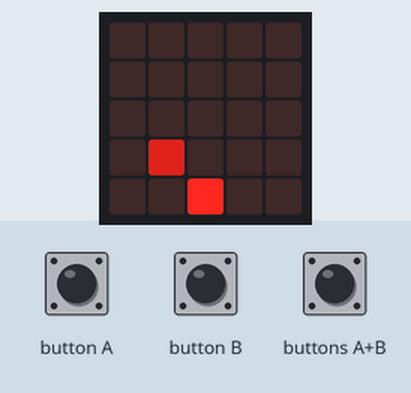
The program below on a simulated BBC micro:bit (MakeCode). On the bench: the board's 5×5 LED display. The inputs (shaded band) are chosen by the test bench. Random numbers come from a fixed seed.

Above: at 1.2 s.
1.3 s: button B pressed for 0.15 s
At 1.9 s:
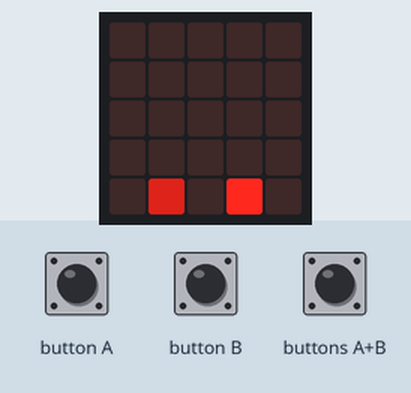
2.0 s: button A pressed for 0.15 s
At 2.5 s:
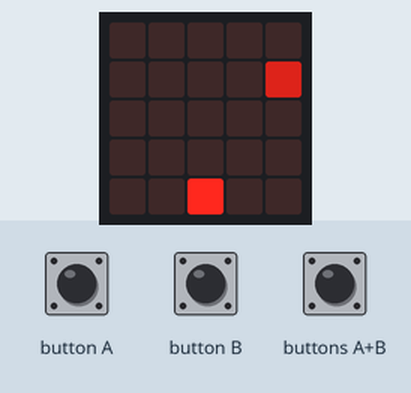
2.7 s: buttons A+B pressed for 0.15 s
At 2.92 s:
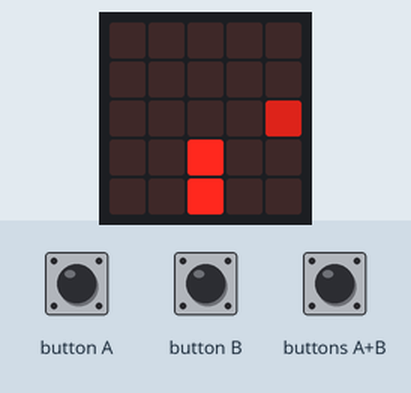
3.4 s: button A pressed for 0.15 s
At 4.0 s:
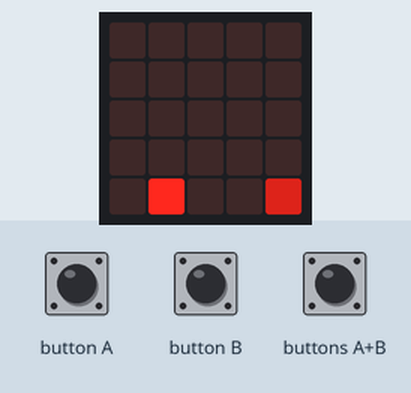
4.1 s: button B pressed for 0.15 s
At 4.7 s:
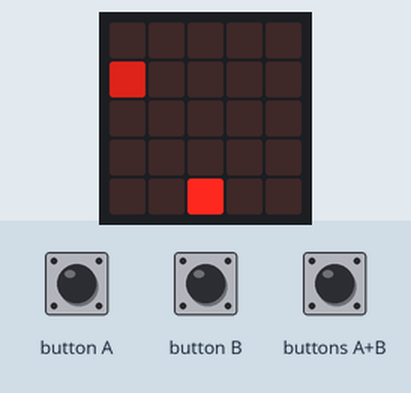
Timing chart, 0 to 7.1 s (numbered marks = the images above; inputs shaded):
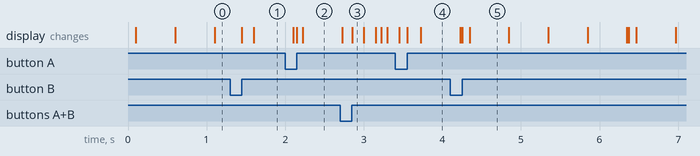

Measured:
- what the display in image 5 shows lasts 0.5 s, from 4.3 s to 4.8 s

The program:

main.ts
```typescript
input.onButtonPressed(Button.A, function () {
    svemirski_brod.move(-1)
})
input.onButtonPressed(Button.B, function () {
    svemirski_brod.move(1)
})
input.onButtonPressed(Button.AB, function () {
    udarac = game.createSprite(svemirski_brod.get(LedSpriteProperty.X), svemirski_brod.get(LedSpriteProperty.Y))
    udarac.change(LedSpriteProperty.Brightness, 80)
    for (let index = 0; index < 4; index++) {
        udarac.change(LedSpriteProperty.Y, -1)
        basic.pause(150)
        if (udarac.isTouching(neprijatelj)) {
            game.addScore(1)
            neprijatelj.delete()
            udarac.delete()
        }
    }
    if (udarac.get(LedSpriteProperty.Y) <= 0) {
        udarac.delete()
    }
})
let neprijatelj: game.LedSprite = null
let udarac: game.LedSprite = null
let svemirski_brod: game.LedSprite = null
svemirski_brod = game.createSprite(2, 4)
game.setScore(0)
basic.forever(function () {
    neprijatelj = game.createSprite(randint(0, 4), 0)
    neprijatelj.set(LedSpriteProperty.Brightness, 150)
    basic.pause(100)
    neprijatelj.turn(Direction.Right, 90)
    for (let index = 0; index < 4; index++) {
        neprijatelj.move(1)
        basic.pause(500)
        if (neprijatelj.isTouching(svemirski_brod)) {
            basic.showString("" + game.score())
            game.gameOver()
        }
    }
    if (neprijatelj.isTouchingEdge()) {
        neprijatelj.delete()
    }
})
```

test.ts
```typescript
// тестови иду овде; ово се неће саставити када се овај пакет користи као додатак.
```
